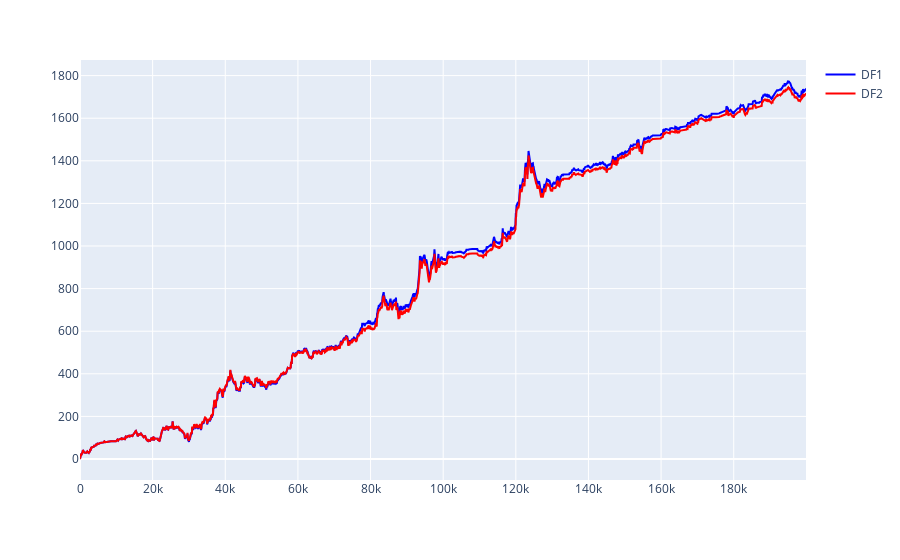

Here is the notebook cell this chart was saved with:
### Code cell
def plot(col):
    fig = px.line()

    # Add lines for both df and df2 to the plot
    fig.add_scatter(
        x=df["timestamp"],
        y=df[col],
        mode="lines",
        name="DF1",
        line=dict(color="blue"),
    )
    fig.add_scatter(
        x=df2["timestamp"],
        y=df2[col],
        mode="lines",
        name="DF2",
        line=dict(color="red"),
    )

    # Show the plot
    fig.show()

plot('profit_and_loss')

### Figure 1 — Plotly figure (JSON) as saved in the notebook; plotly's stock layout.template omitted (floating-point values rounded to 4 significant figures; data arrays with more than 128 entries replaced by an {"elided": "..."} marker saying what was removed)
{"data": [{"hovertemplate": "<extra></extra>", "legendgroup": "", "line": {"color": "#636efa", "dash": "solid"}, "marker": {"symbol": "circle"}, "mode": "lines", "name": "", "orientation": "v", "showlegend": false, "type": "scatter", "xaxis": "x", "yaxis": "y"}, {"line": {"color": "blue"}, "mode": "lines", "name": "DF1", "type": "scatter", "x": {"elided": "2000 int values"}, "y": {"elided": "2000 float values"}}, {"line": {"color": "red"}, "mode": "lines", "name": "DF2", "type": "scatter", "x": {"elided": "2000 int values"}, "y": {"elided": "2000 float values"}}], "layout": {"legend": {"tracegroupgap": 0}, "margin": {"t": 60}, "xaxis": {"anchor": "y", "domain": [0, 1]}, "yaxis": {"anchor": "x", "domain": [0, 1]}}}
